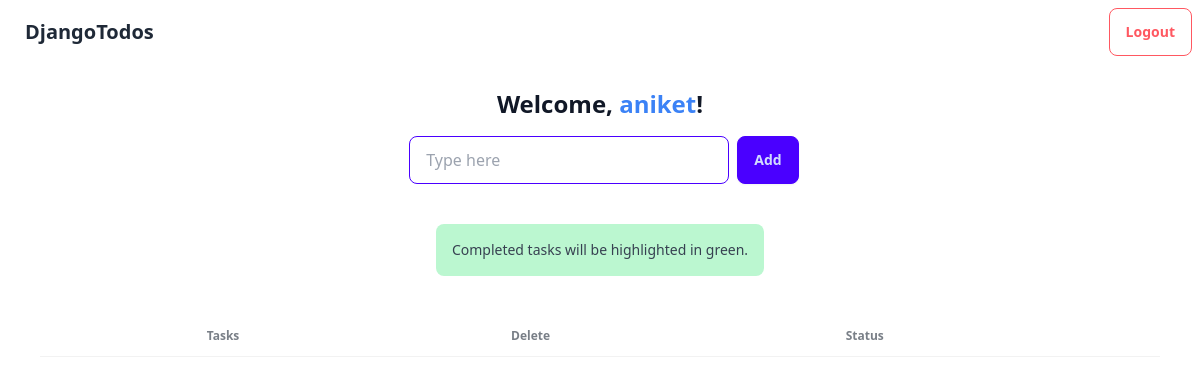
Page /mytodos/ (signed in) on the earlier database version.
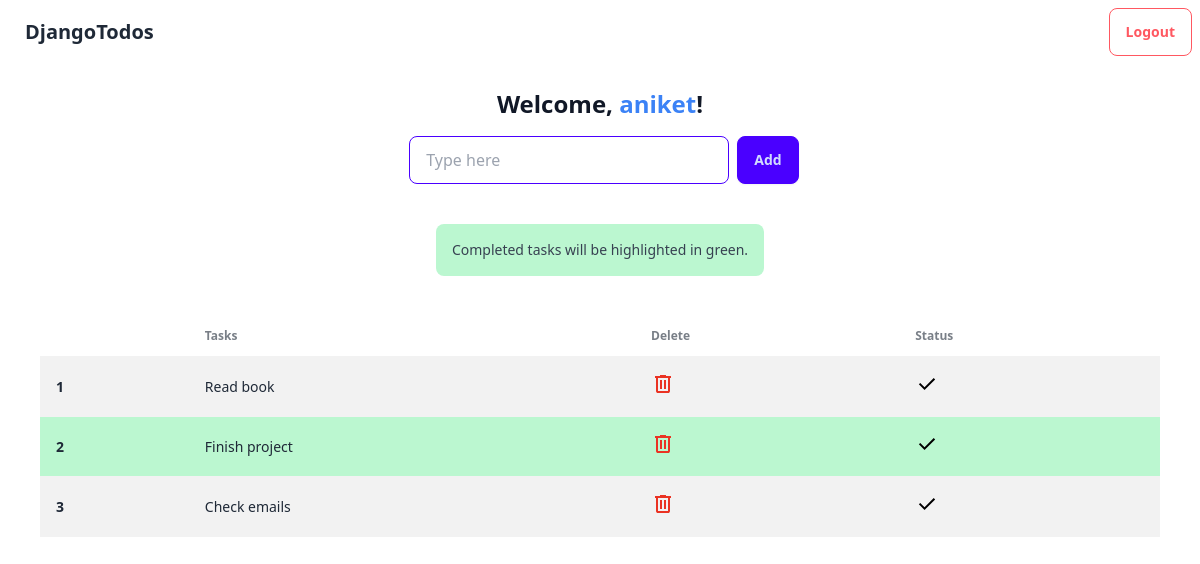
Same page on the later database version.
### todo/models.py (models this page shows, shortened)
class Todo(models.Model):
    user = models.ForeignKey(User, on_delete=models.CASCADE, null=True, blank=True)
    task = models.CharField(max_length=255)
    completed = models.BooleanField(default=False)
    created_at = models.DateTimeField(auto_now_add=True)

### todo/views.py (the view)
# urls.py: path('mytodos/', views.display_todos, name='mytodos'),
def display_todos(request):
    if not request.user.is_authenticated:
        return redirect('loginuser')
    if request.method == "POST":
        form = AddTodoForm(request.POST)
        if form.is_valid():
            todo = form.save(commit=False)
            todo.user = request.user  # Assign the current user to the task
            todo.save()
            return redirect('mytodos')
    else:
        form = AddTodoForm()
    todo_list = Todo.objects.filter(user=request.user)
    context = {'todo_list': todo_list, 'form': form}
    return render(request, 'todo/usertodo.html', context)

### todo/forms.py
class AddTodoForm(forms.ModelForm):
    class Meta:
        model = Todo
        fields = ['task']

### todo/templates/todo/usertodo.html (shortened to what this page needs)
{% extends 'todo/base.html' %}
{% load static %}
{% block body %}
<h1 class="text-2xl font-semibold text-center text-gray-900 mt-6 mb-4">
  Welcome, <span class="text-blue-500">{{ request.user.username }}</span>!
</h1>
<form method="POST" class="flex justify-center items-center my-4 space-x-2">
  <input
    type="text"
    name="task"
    placeholder="Type here"
    class="input input-bordered input-primary w-80"
  />
  <button type="submit" class="btn btn-primary">
      Add
  </button>
</form>
<div class="flex justify-center my-10">
  <div class="bg-green-200 text-center p-4 rounded-lg inline-block">
    <p class="text-sm text-gray-700">
      Completed tasks will be highlighted in green.
    </p>
  </div>
</div>
<div class="overflow-x-auto m-10">
    <table class="table">
        <thead>
            <tr>
                <th></th>
                <th>Tasks</th>
                <th>Delete</th>
                <th>Status</th>
            </tr>
        </thead>
        <tbody>
            {% for todo in todo_list %}
            <tr class="bg-base-200 {% if todo.completed %} bg-green-200 {% endif %}" style="height: 60px;">
                <th>{{ forloop.counter }}</th>
                <td>{{ todo.task }}</td>
                <td>
                    <a href="{% url 'delete_todo' todo.id %}" class="inline-block">
                        <img src="{% static 'todo/images/google-delete.svg' %}" alt="Delete Icon" class="w-6 h-6">
                    </a>
                </td>
                <td>
                  <a href="{% url 'toggle_status' todo.id %}" class="inline-block">
                    <img src="{% static 'todo/images/google-check.svg' %}" alt="Check Icon" class="w-6 h-6">
                  </a>
                </td>
            </tr>
            {% endfor %}
        </tbody>
    </table>
</div>
{% endblock %}

### todo/templates/todo/base.html (shortened to what this page needs)
{% load static %}
<!DOCTYPE html>
<html lang="en" data-theme="light">
<head>
    <link rel="stylesheet" href="{% static 'todo/css/output.css' %}">
</head>
<body>
    <div class="navbar bg-base-100">
        <a href="{% url 'home' %}" class="btn btn-ghost text-xl">DjangoTodos</a>
        <div class="ml-auto">
            {% if user.is_authenticated %}
                <a href="{% url 'logout' %}" class="btn btn-outline btn-error">Logout</a>
            {% else %}
                <a href="{% url 'loginuser' %}" class="btn btn-primary mr-2">Login</a>
                <a href="{% url 'register' %}" class="btn btn-secondary">Register</a>
            {% endif %}
        </div>
    </div>
    {% block body %}
    {% endblock %}
</body>
</html>

Differences in the rows shown:
added Todo: task "Read book"
added Todo: task "Finish project", completed True (drawn)
added Todo: task "Check emails"
